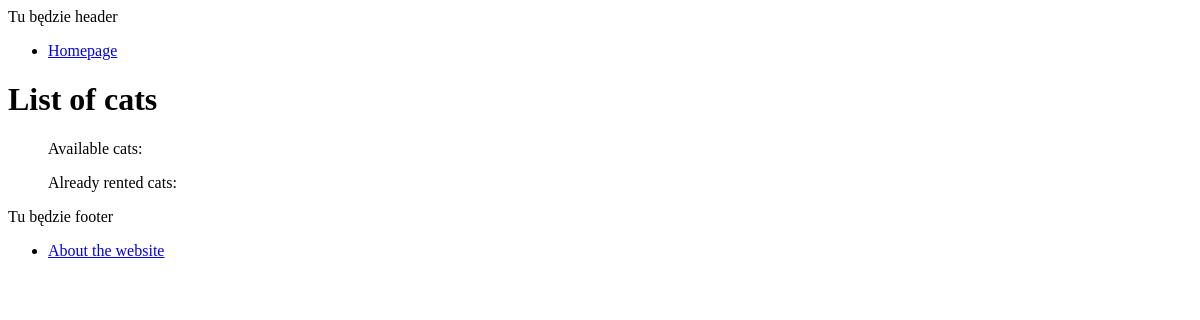
Before: /cats/ with the older database file.
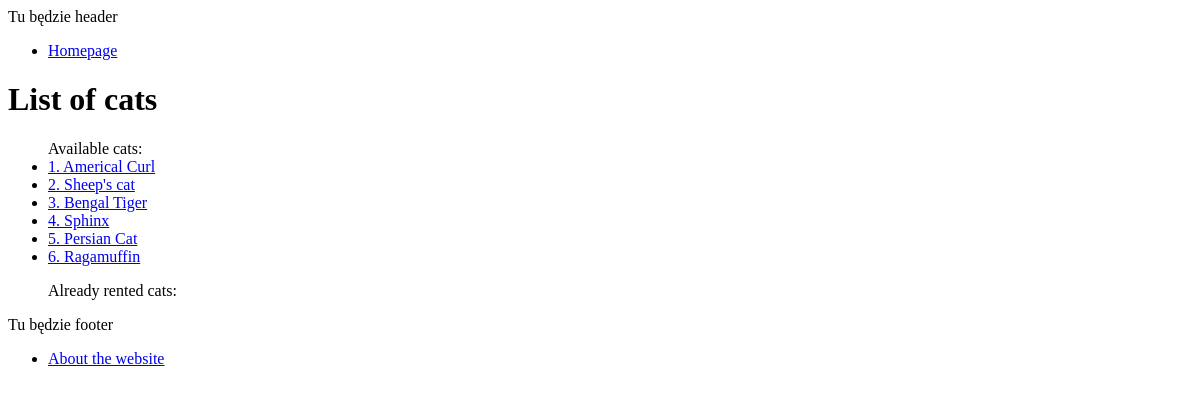
After: the same page with the newer database file.
### cats/models.py (models this page shows, shortened)
class Cat(models.Model):
    species = models.CharField(max_length=50)
    breed = models.CharField(max_length=50)
    description = models.TextField(default=None, blank=True)
    available = models.BooleanField(default=True)
    last_rental_date = models.DateTimeField(default=None, blank=True, null=True)
    last_return_date = models.DateTimeField(default=None, blank=True, null=True)
    creation_date = models.DateTimeField(auto_now_add=True)
    modification_date = models.DateTimeField(auto_now=True)
    def __str__(self):
        return f"{self.id}. {self.breed}"

### cats/views.py (the view)
# urls.py: path('cats/', cats_list, name="list"),
def cats_list(request):
    cats = Cat.objects.all()
    context = {'cats_list': cats}
    return render(request, 'cats/list.html', context)

### cats/templates/cats/list.html (shortened to what this page needs)
{% extends 'base.html' %}
{% block content %}
<head>
</head>
<h1>List of cats</h1>
<ul>
    Available cats:
    {% for cat in cats_list %}
        {% if cat.available %}
            <li>
            <a href="{%  url 'cats:details' cat.id %}">{{ cat }}</a>
            </li>
        {% endif %}
    {% endfor %}
</ul>
<ul>
    Already rented cats:
</ul>
{% endblock %}

### cats/templates/base.html (shortened to what this page needs)
<!DOCTYPE html>
<html lang="en">
<head>
</head>
<body>
<header>
    Tu będzie header
</header>
<nav>
    <ul>
        <li>
            <a href="{% url 'cats:index' %}">Homepage</a>
        </li>
    </ul>
</nav>
{% block content %}
{% endblock %}
<footer>
    Tu będzie footer
</footer>
<nav>
    <ul>
        <li>
            <a href="{% url 'cats:about' %}">About the website</a>
        </li>
    </ul>
</nav>
</body>
</html>

Changed rows visible on the page:
added Cat: id+breed "1. Americal Curl"
added Cat: id+breed "2. Sheep's cat"
added Cat: id+breed "3. Bengal Tiger"
added Cat: id+breed "4. Sphinx"
added Cat: id+breed "5. Persian Cat"
added Cat: id+breed "6. Ragamuffin"
